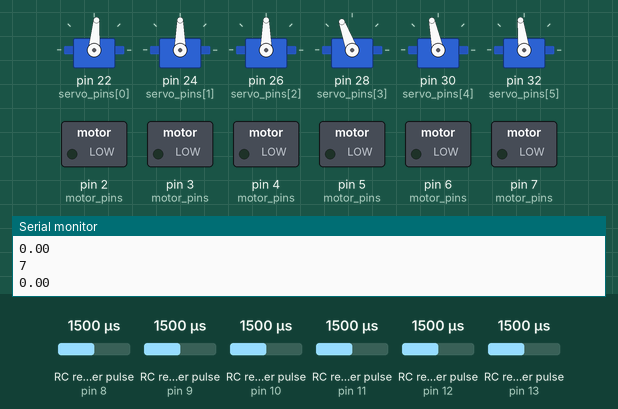
Recording of a sketch running on a simulated Arduino Mega 2560, built with avr-gcc and run on an emulated ATmega2560. On the bench: 6 × servo, switched loads named in the sketch (green lamp = pin HIGH), the last lines printed to the serial monitor. Wiring (inferred from the names in the program): 6 × RC receiver channel: data pin 9 / data pin 10 / data pin 11 / data pin 12 / data pin 13 / data pin 8. Inputs (shaded band) come from the test bench; at power-on: RC receiver pulse (sensors on pin 12, pin 13, pin 8, pin 10, pin 9, pin 11) 1500 µs.

Above: at 1.2 s.
1.3 s: RC receiver pulse (sensor on pin 12) set to 1020 µs
At 2.4 s:
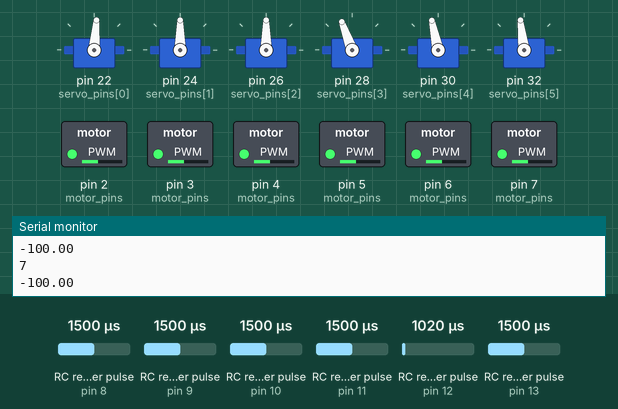
2.9 s: RC receiver pulse (sensor on pin 13) set to 1020 µs
At 3.6 s:
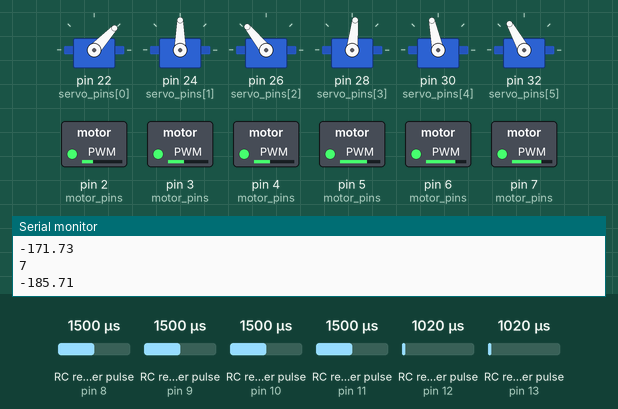
4.5 s: RC receiver pulse (sensor on pin 8) set to 1256 µs
6.0 s: RC receiver pulse (sensor on pin 8) set to 1230 µs
At 7.1 s:
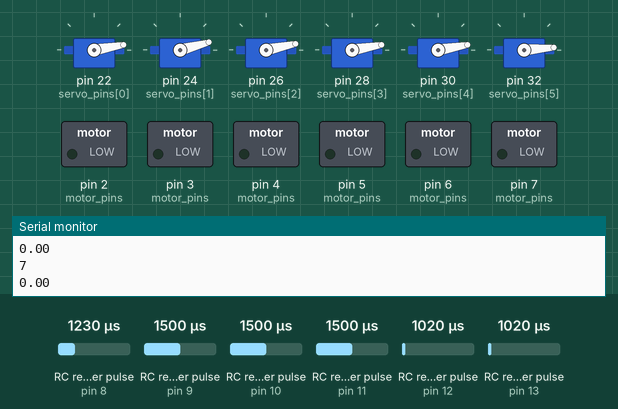
7.6 s: RC receiver pulse (sensor on pin 10) set to 1430 µs
9.1 s: RC receiver pulse (sensor on pin 10) set to 1414 µs
At 9.5 s:
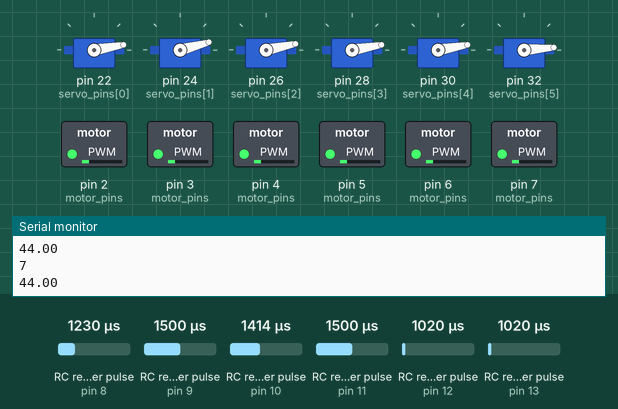
Timing chart, 0 to 11.7 s (numbered marks = the images above; inputs shaded):
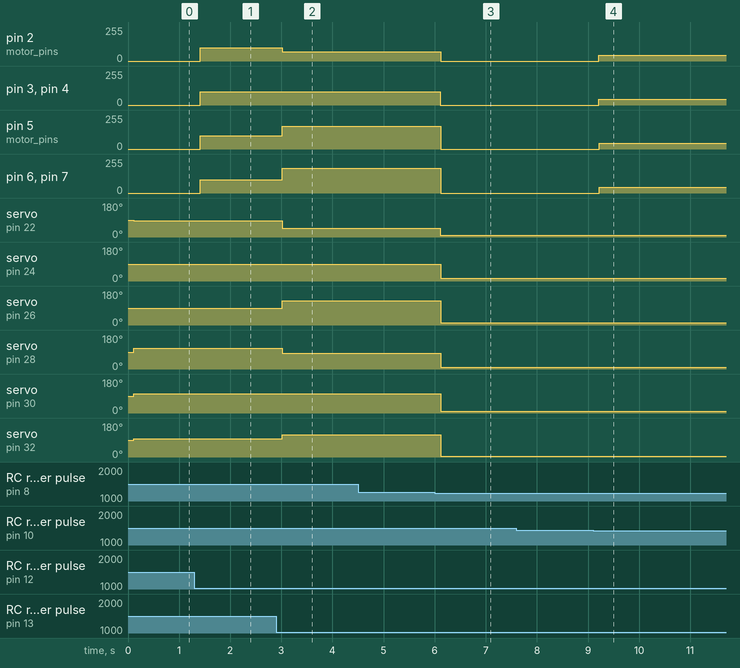

Measured:
- the behaviour switches between 1249 and 1248 µs on RC receiver pulse (sensor on pin 8) (found by bisection; images 2 and 3)
- after the input at 1.3 s, pin 2 (motor_pins), pin 3 (motor_pins): 0/255 → 100/255 after 0.11 s; pin 4 (motor_pins), pin 5 (motor_pins), pin 6 (motor_pins), pin 7 (motor_pins): 0/255 → 100/255 after 0.12 s
- after the input at 2.9 s, pin 2 (motor_pins): 100/255 → 70/255 after 0.11 s; pin 5 (motor_pins): 100/255 → 171/255 after 0.12 s; pin 6 (motor_pins), pin 7 (motor_pins): 100/255 → 185/255 after 0.12 s; servo on pin 22 (servo_pins[0]): 85° → 47° after 0.11 s; servo on pin 26 (servo_pins[2]): 90° → 129° after 0.12 s
- after the input at 6.0 s, pin 2 (motor_pins): 70/255 → 0/255 after 0.11 s; pin 3 (motor_pins): 100/255 → 0/255 after 0.11 s; pin 4 (motor_pins): 100/255 → 0/255 after 0.12 s; pin 5 (motor_pins): 171/255 → 0/255 after 0.12 s; pin 6 (motor_pins), pin 7 (motor_pins): 185/255 → 0/255 after 0.12 s
- after the input at 9.1 s, pin 2 (motor_pins), pin 3 (motor_pins): 0/255 → 44/255 after 0.11 s; pin 4 (motor_pins), pin 5 (motor_pins), pin 6 (motor_pins), pin 7 (motor_pins): 0/255 → 44/255 after 0.12 s

The sketch:

remote_ctrl.ino
```cpp
#include "rpins.h"
#include <Servo.h>
#include <math.h>

Servo servo_obj[6];

const int WIDTH = 300;
const int LENGTH = 210;
const int servo_range[6][2] = {{10,160},{15,165},{12,168},{10,210},{10,194},{5,189}};
float servo_values[7] = {0,0,0,0,0,0,0};
float motor_values[6] = {0,0,0,0,0,0};

int read_sticks(int channel){
  int chvalue = pulseIn(channel, HIGH);
  if (chvalue>1900){
    chvalue=1900;
  }
  else if (chvalue<1100){
    chvalue=1100;
  }
  return chvalue;
}

int read_switches(int channel){
  int chvalue = pulseIn(channel, HIGH);
  if (channel==CH5){
    chvalue = (chvalue>1500) ? 2 : 1;
  }
  else if (channel==CH6){
    if (chvalue<1250){
      chvalue = 1;
    }
    else if (chvalue>1900){
      chvalue = 3;
    }
    else{
      chvalue = 2;
    }
  }
  return chvalue;
}

void setup() {
  Serial.begin(115200);

  pinMode(13, OUTPUT);
  digitalWrite(13, HIGH);

  pinMode(CH1, INPUT);
  pinMode(CH2, INPUT);
  pinMode(CH3, INPUT);
  pinMode(CH4, INPUT);
  pinMode(CH5, INPUT);
  pinMode(CH6, INPUT);

  for (int i=0;i<6;i++){
    servo_obj[i].attach(servo_pins[i]);
  }
}

int ch1value, ch2value, ch3value, ch4value, ch5value, ch6value;

void calculate(int angle, int throttle, int spot_throttle, int swA, int swC){
  if (angle>30 || angle<-30){
    digitalWrite(13, HIGH);
  }
  else{
    digitalWrite(13, LOW);
  }

  servo_values[6] = (angle>0) ? 1 : 0;

  //calc angles
  float y = LENGTH*tan(abs(angle)*PI/180);
  float x = LENGTH+WIDTH*tan(abs(angle)*PI/180);
  float angle2 = atan2(y,x)*180/PI;
  //store angles
  servo_values[0]=angle2+90;
  servo_values[1]=90;
  servo_values[2]=-angle2+90;
  servo_values[3]=abs(angle)+90;
  servo_values[4]=90;
  servo_values[5]=-abs(angle)+90;

  //speed calc
  float speed0, speed1, speed4;
  if (angle==0){
    speed0 = speed1 = speed4 = throttle;
  }
  else{
    speed0 = throttle * sin(abs(angle)*PI/180) / sin(angle2*PI/180);
    speed1 = throttle * sin(abs(angle)*PI/180) / tan(angle2*PI/180);
    speed4 = throttle * sin(abs(angle)*PI/180) / tan(abs(angle)*PI/180);
  }
  //store speed
  motor_values[0] = motor_values[2] = speed0;
  motor_values[3] = motor_values[5] = throttle;
  motor_values[1] = speed1;
  motor_values[4] = speed4;

  if (swA!=2){
    for (int i=0;i<6;i++){
      motor_values[i]=0;
    }
  }

  if (swC==1){
    servo_values[0]=servo_values[1]=servo_values[2]=servo_values[3]=servo_values[4]=servo_values[5]=0;
    if (swA==2){
      motor_values[0]=motor_values[1]=motor_values[2]=motor_values[3]=motor_values[4]=motor_values[5]=-spot_throttle*2;
    }
  }

  else if (swC==3){
    servo_values[6]=1;
    float spot_angle = atan2(LENGTH, WIDTH/2)*180/PI;
    servo_values[0]=servo_values[5] = 90+spot_angle;
    servo_values[2]=servo_values[3] = 90-spot_angle;
    servo_values[1]=servo_values[4] = 90;
    if (swA==2){
      //calc spot motor val using spot_throttle
      motor_values[0]=motor_values[2] = spot_throttle;
      motor_values[3]=motor_values[5] = -spot_throttle;
      motor_values[1]=spot_throttle * (WIDTH/2) / sqrt(pow(WIDTH/2,2)+pow(LENGTH,2));
      motor_values[4]=-spot_throttle * (WIDTH/2) / sqrt(pow(WIDTH/2,2)+pow(LENGTH,2));
    }
  }
}

void drive(float servos[7], float motors[6]){
  if (servos[6]==1){
    for (int i=0;i<6;i++){
      servos[i]=map(servos[i], 0, 180, servo_range[i][0], servo_range[i][1]);
      servo_obj[i].write(servos[i]);
      write_motors(motor_pins[i], motors[i]);
//      Serial.print("Servo ");Serial.print(i);Serial.print(" ");Serial.println(servos[i]);
//      Serial.print("Motor ");Serial.print(i);Serial.print(" ");Serial.println(motors[i]);Serial.println(" ");
    }
  }
  else{
    for (int i=0;i<6;i++){
      servos[5-i]=map(servos[5-i], 0, 180, servo_range[i][0], servo_range[i][1]);
      servo_obj[i].write(servos[5-i]);
      write_motors(motor_pins[i], motors[5-i]);
//      Serial.print("Servo ");Serial.print(i);Serial.print(" ");Serial.println(servos[5-i]);
//      Serial.print("Motor ");Serial.print(i);Serial.print(" ");Serial.println(motors[5-i]);Serial.println(" ");
    }
  }
}

void write_motors(int pins[3], float value){
  if (value>0){
    digitalWrite(pins[1], HIGH);
    digitalWrite(pins[2], LOW);
  }
  else if (value<0){
    digitalWrite(pins[1], LOW);
    digitalWrite(pins[2], HIGH);
  }
  else{
    digitalWrite(pins[1], LOW);
    digitalWrite(pins[2], LOW);
  }
  Serial.println(pins[0]);
  Serial.println(value);
  analogWrite(pins[0], abs(value));
}

void loop() {
  ch1value = read_sticks(CH1);
  ch2value = read_sticks(CH2);
  ch3value = read_sticks(CH3);
  ch4value = read_sticks(CH4);
  ch5value = read_switches(CH5);
  ch6value = read_switches(CH6);

  ch1value = map(ch1value, 1100, 1900, -45, 45);
  ch2value = map(ch2value, 1100, 1900, -100, 100);
  ch3value = map(ch3value, 1100, 1900, -100, 100);
  ch4value = map(ch4value, 1100, 1900, -100, 100);

  if (ch1value<10 && ch1value>-10) ch1value=0;
  if (ch2value<20 && ch2value>-20) ch2value=0;
  if (ch3value<20 && ch3value>-20) ch3value=0;
  if (ch4value<20 && ch4value>-20) ch4value=0;
//  Serial.println("");
  Serial.println(ch1value);
  Serial.println(ch2value);
//  Serial.println(ch2value);
//  Serial.println(ch3value);
//  Serial.println(ch4value);
//  Serial.println(ch5value);
//  Serial.println(ch6value);
  calculate(ch1value, ch2value, ch4value, ch5value, ch6value);
  drive(servo_values, motor_values);
}
```

rpins.h
```cpp
#ifndef _RPINS_H
#define _RPINS_H

#define CH1 13
#define CH2 12
#define CH3 11
#define CH4 10
#define CH5 9
#define CH6 8

const int servo_pins[6] = {22,24,26,28,30,32}; //{servo pin 1, servo pin 2, ....}
const int motor_pins[6][3] = {{3,37,35},{2,23,25},{4,31,33},{6,27,29},{5,50,48},{7,42,40}}; //{pwm, input1, input2}

#endif
```
